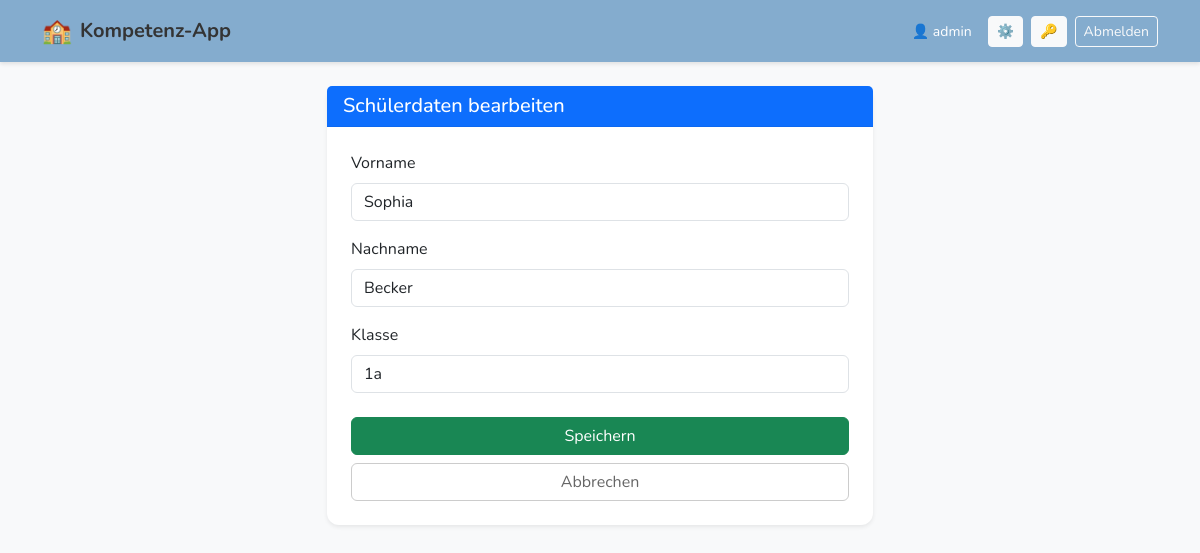
The page /admin/student/edit/8 (signed in) on the database its author committed.
### app.py (models this page shows)
class User(UserMixin, db.Model):
    id = db.Column(db.Integer, primary_key=True)
    username = db.Column(db.String(100), unique=True)
    password_hash = db.Column(db.String(200))

class Schueler(db.Model):
    id = db.Column(db.Integer, primary_key=True)
    vorname = db.Column(db.String(100))
    nachname = db.Column(db.String(100))
    klasse = db.Column(db.String(20))

### app.py (the view, shortened to what this page needs)
@app.route('/admin/student/edit/<int:s_id>', methods=['GET', 'POST'])
@login_required
def admin_student_edit(s_id):
    schueler = Schueler.query.get(s_id)
    return render_template('admin_student_edit.html', s=schueler)

### app.py (called while the page is built)
@login_manager.user_loader
def load_user(user_id):
    return User.query.get(int(user_id))

### templates/admin_student_edit.html
{% extends "base.html" %}
{% block content %}
<div class="row justify-content-center">
    <div class="col-md-6">
        <div class="card shadow-sm">
            <div class="card-header bg-primary text-white">
                <h5 class="mb-0">Schülerdaten bearbeiten</h5>
            </div>
            <div class="card-body p-4">
                <form method="POST">
                    <div class="mb-3">
                        <label class="form-label">Vorname</label>
                        <input type="text" name="vorname" class="form-control" value="{{ s.vorname }}" required>
                    </div>
                    <div class="mb-3">
                        <label class="form-label">Nachname</label>
                        <input type="text" name="nachname" class="form-control" value="{{ s.nachname }}" required>
                    </div>
                    <div class="mb-4">
                        <label class="form-label">Klasse</label>
                        <input type="text" name="klasse" class="form-control" value="{{ s.klasse }}" required>
                    </div>
                    <div class="d-grid gap-2">
                        <button type="submit" class="btn btn-success">Speichern</button>
                        <a href="/admin/students" class="btn btn-outline-secondary">Abbrechen</a>
                    </div>
                </form>
            </div>
        </div>
    </div>
</div>
{% endblock %}

### templates/base.html (shortened to what this page needs)
<!doctype html>
<html lang="de">
  <head>
    <link href="https://cdn.jsdelivr.net/npm/bootstrap@5.3.0/dist/css/bootstrap.min.css" rel="stylesheet">
  </head>
  <body>
    <nav class="navbar mb-4 sticky-top">
  <div class="container d-flex justify-content-between">
    <a class="navbar-brand d-flex align-items-center" href="/">
        <span style="font-size: 1.5rem;">🏫</span>
        <span class="ms-2 d-none d-md-inline">Kompetenz-App</span>
    </a>
 {% if current_user.is_authenticated %}
    <div class="d-flex align-items-center gap-2">
        <span class="text-white small d-none d-sm-inline me-2">👤 {{ current_user.username }}</span>
        <a href="/admin" class="btn btn-sm btn-light" title="Verwaltung">⚙️</a>
        <a href="/change_password" class="btn btn-sm btn-light" title="Passwort ändern">🔑</a>
        <a href="/logout" class="btn btn-sm btn-outline-light">Abmelden</a>
    </div>
    {% endif %}
  </div>
</nav>
    <div class="container pb-5">
        {% block content %}{% endblock %}
    </div>
  </body>
</html>

### templates/base.html (style rules this page uses)
:root { --school-blue: #84acce; --school-yellow: #f6f2b5; --school-green: #c7e1ba; --school-orange: #f08d4b; --school-dark: #343434; --school-bg: #f8f9fa; }
body { font-family: 'Nunito', sans-serif; color: var(--school-dark); background-color: var(--school-bg); }
.navbar { background-color: var(--school-blue) !important; box-shadow: 0 2px 4px rgba(0,0,0,0.1); }
.navbar-brand { color: var(--school-dark) !important; font-weight: 700; }
.btn-secondary, .btn-outline-secondary { color: #666; border-color: #ccc; }
.card { border: none; border-radius: 12px; box-shadow: 0 4px 6px rgba(0,0,0,0.05); }
.card-header { background-color: rgba(132, 172, 206, 0.2); border-bottom: 1px solid rgba(0,0,0,0.05); font-weight: bold; }

### rows shown on the page
User: username "admin"
Schueler: vorname "Sophia", nachname "Becker", klasse "1a"
